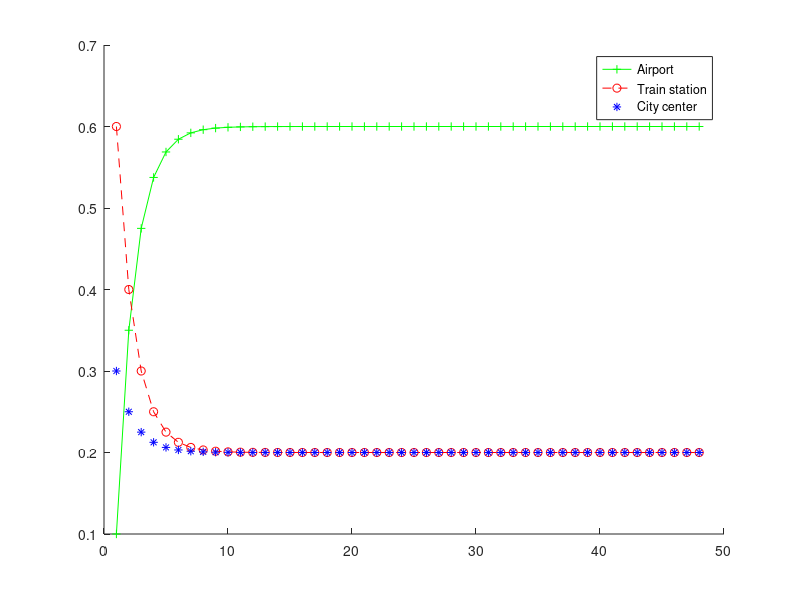

The MATLAB script that drew this image:
% This is a Matlab code to determine the steady-state distribution for the cars
% in Markov process in Problem A16 (Practice Problems of Section 6.3) 
% see page 378 of text book


%x0 stands for the states of system at time t=0 (it can be chosen in a diffrent way)
x0=[0.1;0.6;0.3];
%x0 = [0; 0.5; 0.5];

%P is the transition matrix for the system, here P is a 3x3 matrix 
P=[0.8 0.3 0.3;
   0.1 0.6 0.1;
   0.1 0.1 0.6];
[V,D] = eig(P)
 lambda1 = rref(P-1*eye(3))
 lambda2 = rref(P-0.5*eye(3))
 lambda3 = rref(P-0.5*eye(3))


v1=[];
v2=[];
v3=[];

v1=[v1 x0(1)] %accessing column 1 row 1 of x0
v2=[v2 x0(2)]
v3=[v3 x0(3)]
for i=1:500
    x1=(P^i)*x0; % Finding the i-th state vector is computed 
    if (x1-P*x1)<1e-15 
        disp('Steady state found')
        break;
    end
v1=[v1 x1(1)];
v2=[v2 x1(2)];
v3=[v3 x1(3)];
end

hold on 
plot(v1,'g+-')
plot(v2,'ro--')
plot(v3,'b*')
legend('Airport','Train station','City center')